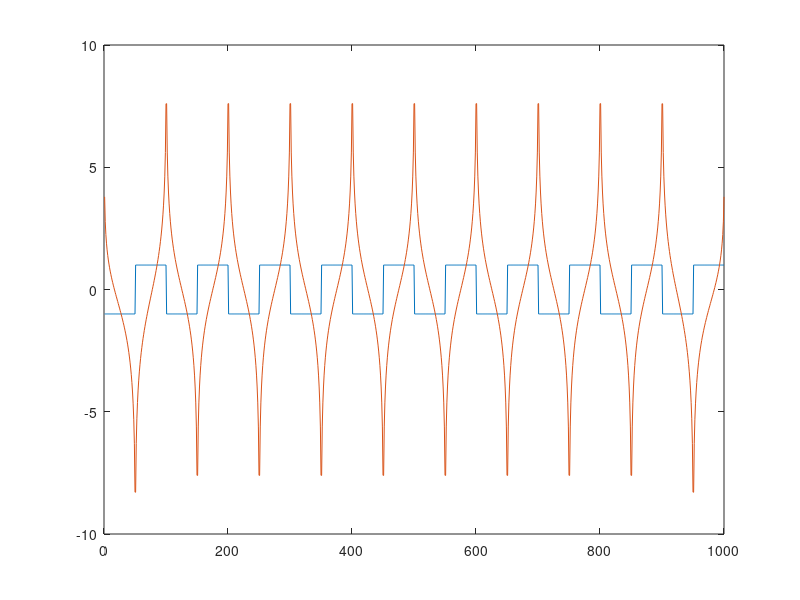

Recreate this plot in MATLAB.
%%implement hilbert tranfsorm of wave 
% define filter
n = 100; %length of filter
h = [1:n];
h = 1./h;
H = [ -fliplr(h) 0 h]   % Generate Filter
% Generate Signal
x = ones(1,50);
X = [];
for i=1:20
    X= [X ((-1)^i) * x]
end

Xh = conv(X,H);
Xh = Xh(n+1:n+length(X));
plot(X)
hold on
plot(Xh)


